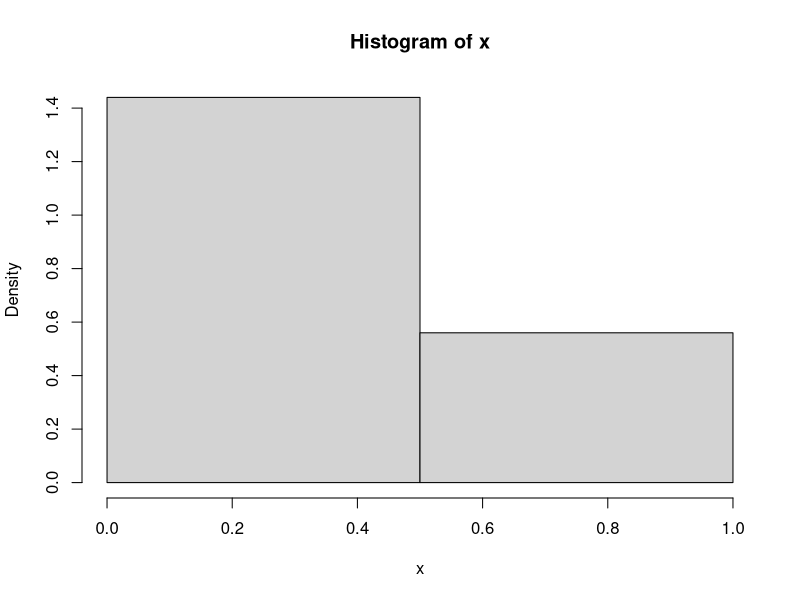
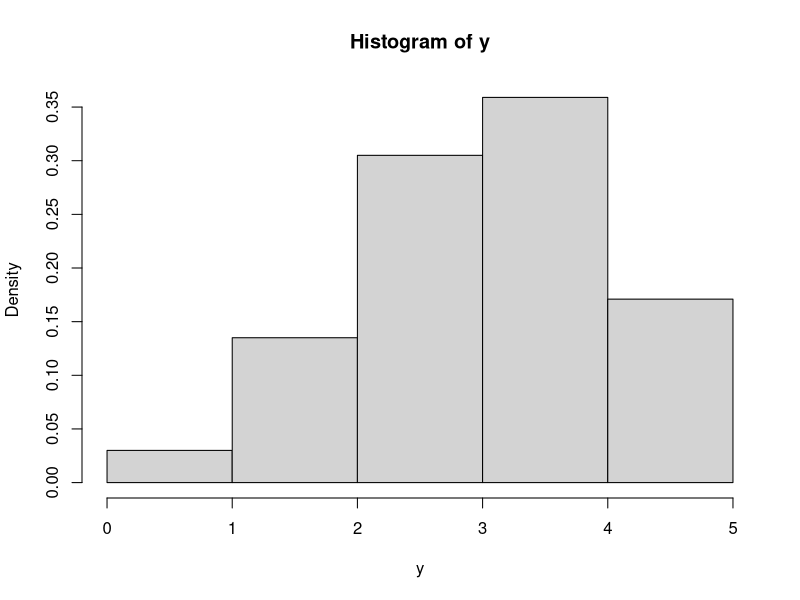
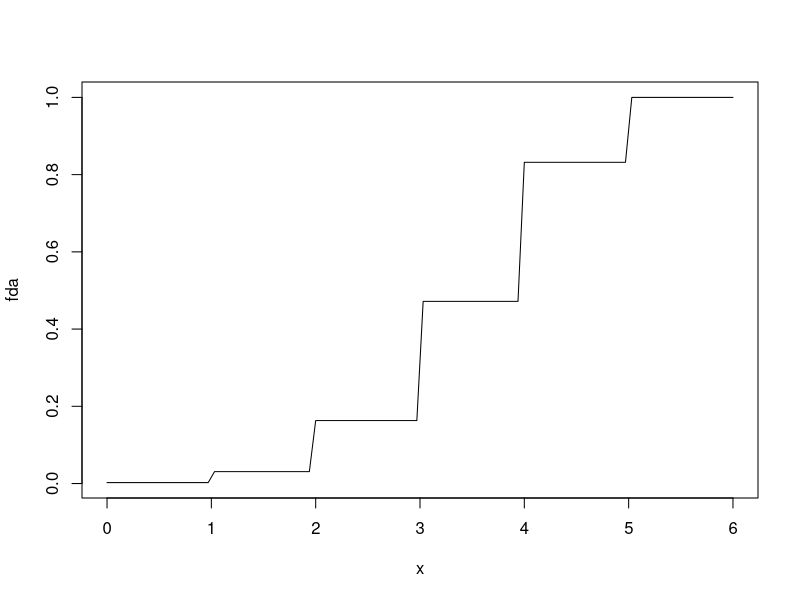
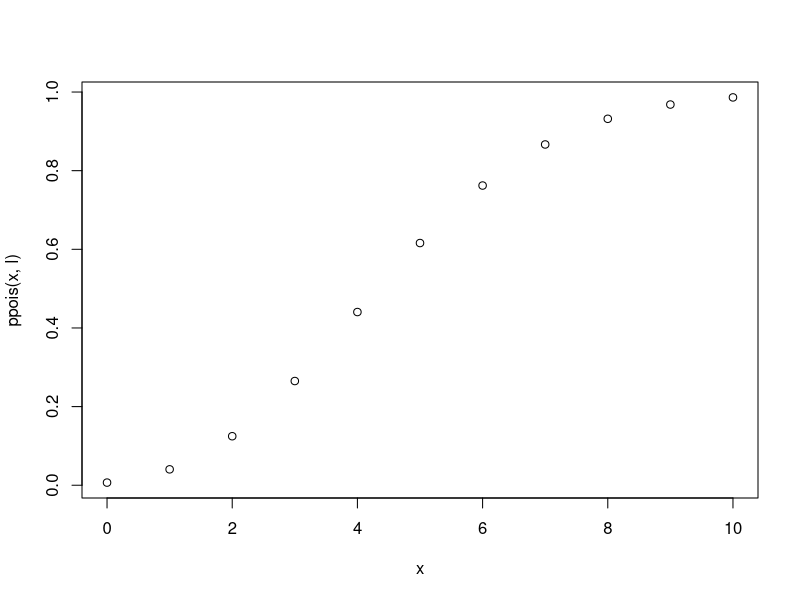
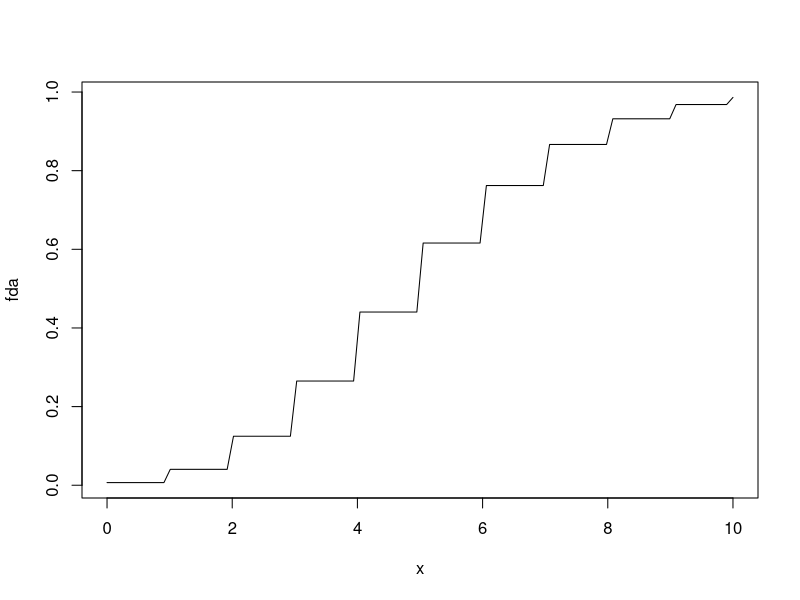
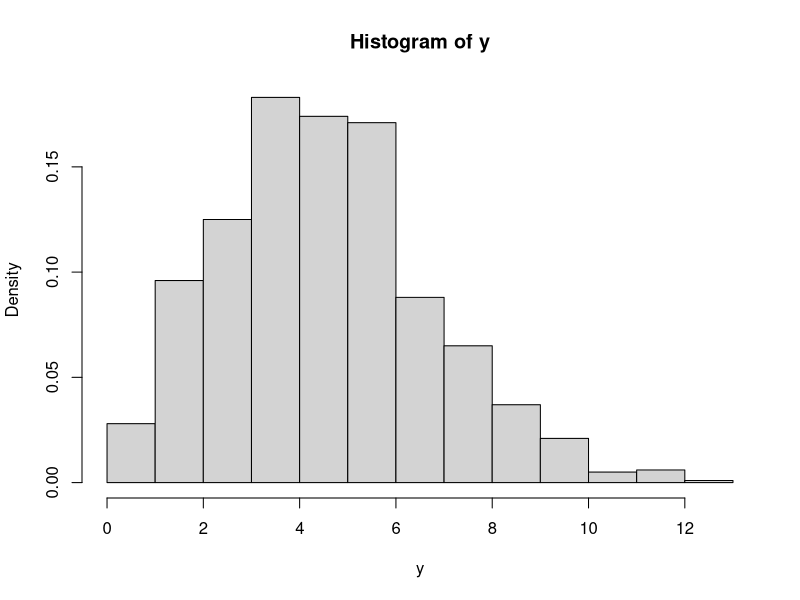
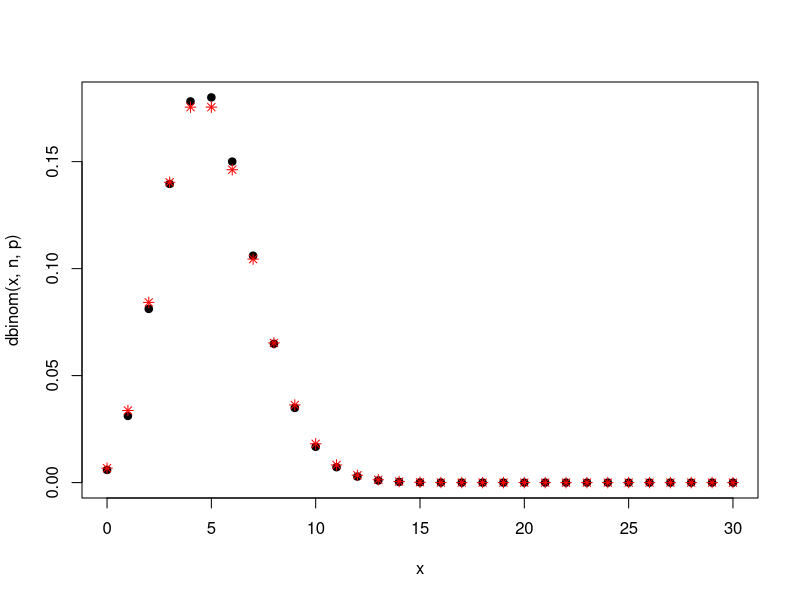

Generate these figures, in order, with R:

#############################################
# REVISÃO DE VETORES E MATRIZES

# vetor em R
x = c(1,4,3, -2)
x
# acessando elemento do vetor
x[2]
# operações com o vetor
2*x
x^2
# aplicando funções no vetor
sum(x)



#############################################
# Exemplo com Bernoulli

p = 0.3
sample(c(0,1), 10, replace = TRUE, prob = c(1-p, p))

n = 100
x = sample(c(0,1), n, replace = TRUE, prob = c(1-p, p))
table(x)

mean(x)
p

var(x)
p*(1-p)

hist(x, prob=TRUE, breaks = 2)

#############################################
# LOOPS/LAÇO

for (i in 1:5) {
  print(i)
}

x = 0
for (i in 1:10) {
  x = x + 1
}
x

x = rep(0, 8)
for (i in 1:10) {
  x[i] = sample(c(1:20), size = 1)
}
x

#############################################
# Exemplo com Binomial

n = 5
p = 0.7
x = c(0:n)
prob_x = rep(0,n+1)
for (i in 1:(n+1)) {
  k = x[i]
  prob_x[i] = choose(n, k)*(p^k)*((1-p)^(n-k))
}
prob_x

dbinom(x, n, p)

sum(prob_x)

pbinom(x, n, p)

y = rbinom(20, n, p)
table(y)


rep = 1000
y = rbinom(rep, n, p)
table(y)/rep
dbinom(x, n, p)

mean(y)
n*p

var(y)
n*p*(1-p)


hist(y, prob=TRUE, breaks = n+1)

x = seq(0,n+1, length=100)
fda = pbinom(x, n, p)
plot(x, fda, type='l')



#############################################
# Exemplo com Poisson

exp(1)
exp(5)

factorial(4)
4*3*2*1
factorial(10)


l = 5
x = c(0:10)

prob_x = rep(0,11)
for (i in 1:11){
  k = x[i]
  prob_x[i] = exp(-l)*(l^k)/factorial(k)
}
prob_x
round(prob_x, 4)
dpois(x, l)

sum(prob_x)

ppois(x, l)
plot(x, ppois(x, l))

x = seq(0,10, length=100)
fda = ppois(x, l)
plot(x, fda, type='l')


rep = 10
y = rpois(rep, l)
table(y)


rep = 1000
y = rpois(rep, l)
table(y)/rep
round(dpois(0:12, l), 3)

hist(y, prob=TRUE)

mean(y)
var(y)

# aproximação da binomial pela Poisson

n = 100
p = 0.05

lambda = n*p

round(dbinom(0:10, n, p), 4)
round(dpois(0:10, lambda), 4)

x = c(0:30)
plot(x, dbinom(x, n, p), pch=19)
points(x, dpois(x, lambda), pch=8, col='red')

########
# geração de variáveis aleatórias com sample

rep = 100
y = sample(c(1,2,3,4), rep, c(.1, .4, .3, .2), replace=TRUE)
mean(y)
var(y)

mean(y+10)
mean(y*10)

var(y+10)
var(y*10)
